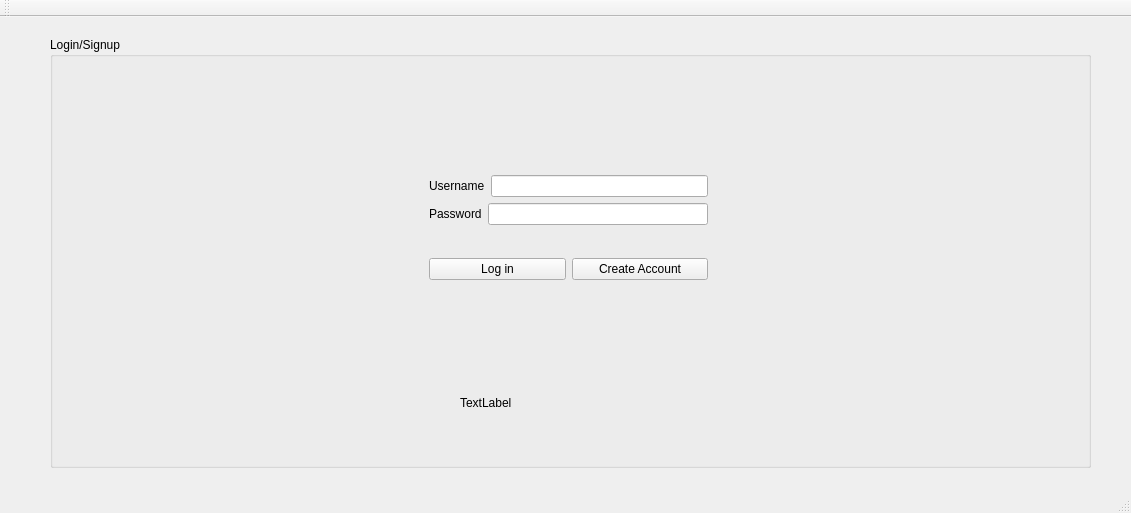
<?xml version="1.0" encoding="UTF-8"?>
<ui version="4.0">
 <class>MainWindow</class>
 <widget class="QMainWindow" name="MainWindow">
  <property name="geometry">
   <rect>
    <x>0</x>
    <y>0</y>
    <width>1131</width>
    <height>513</height>
   </rect>
  </property>
  <property name="windowTitle">
   <string>MainWindow</string>
  </property>
  <widget class="QWidget" name="centralWidget">
   <widget class="QGroupBox" name="groupBox">
    <property name="geometry">
     <rect>
      <x>50</x>
      <y>20</y>
      <width>1041</width>
      <height>431</height>
     </rect>
    </property>
    <property name="title">
     <string>Login/Signup</string>
    </property>
    <widget class="QLabel" name="authresult">
     <property name="geometry">
      <rect>
       <x>410</x>
       <y>350</y>
       <width>211</width>
       <height>31</height>
      </rect>
     </property>
     <property name="text">
      <string>TextLabel</string>
     </property>
    </widget>
    <widget class="QWidget" name="layoutWidget">
     <property name="geometry">
      <rect>
       <x>368</x>
       <y>100</y>
       <width>301</width>
       <height>181</height>
      </rect>
     </property>
     <layout class="QVBoxLayout" name="verticalLayout_2">
      <item>
       <layout class="QVBoxLayout" name="verticalLayout">
        <item>
         <layout class="QHBoxLayout" name="horizontalLayout">
          <item>
           <widget class="QLabel" name="label_2">
            <property name="text">
             <string>Username</string>
            </property>
           </widget>
          </item>
          <item>
           <widget class="QLineEdit" name="lineEdit_username"/>
          </item>
         </layout>
        </item>
        <item>
         <layout class="QHBoxLayout" name="horizontalLayout_2">
          <item>
           <widget class="QLabel" name="label_3">
            <property name="text">
             <string>Password</string>
            </property>
           </widget>
          </item>
          <item>
           <widget class="QLineEdit" name="lineEdit_password"/>
          </item>
         </layout>
        </item>
       </layout>
      </item>
      <item>
       <layout class="QHBoxLayout" name="horizontalLayout_3">
        <item>
         <widget class="QPushButton" name="pushButton_login">
          <property name="text">
           <string>Log in</string>
          </property>
         </widget>
        </item>
        <item>
         <widget class="QPushButton" name="pushButton_createaccount">
          <property name="text">
           <string>Create Account</string>
          </property>
         </widget>
        </item>
       </layout>
      </item>
     </layout>
    </widget>
    <zorder>layoutWidget</zorder>
    <zorder>authresult</zorder>
   </widget>
  </widget>
  <widget class="QMenuBar" name="menuBar">
   <property name="geometry">
    <rect>
     <x>0</x>
     <y>0</y>
     <width>1131</width>
     <height>19</height>
    </rect>
   </property>
  </widget>
  <widget class="QToolBar" name="mainToolBar">
   <attribute name="toolBarArea">
    <enum>TopToolBarArea</enum>
   </attribute>
   <attribute name="toolBarBreak">
    <bool>false</bool>
   </attribute>
  </widget>
  <widget class="QStatusBar" name="statusBar"/>
 </widget>
 <layoutdefault spacing="6" margin="11"/>
 <resources/>
 <connections/>
</ui>
